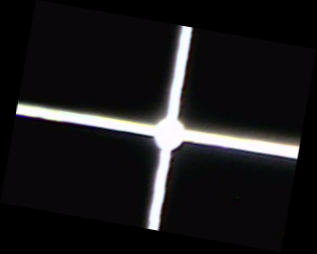
%> input picture homework3/1.bmp, 317 x 254 px
$ octave RANSAC_img.m   (GNU Octave 9; MATLAB toolbox functions it lacks are replaced by stand-ins)
%> lines starting %> are read from the running program, lines starting %| are printed output that depends on the picture; in (x1, y1, x2, y2) boxes, pixels count from 0 and x2, y2 are one past the last pixel; in counts of white or black regions, pixels touching at a corner belong together; the program's own positions count from 1
img=imread('1.bmp');
%> img is the input picture: size 254x317x3 uint8; mean R, G, B 26.5, 25.5, 26.6
%  拉普拉斯算子
filter=[0,1,0;1,-4,1;0,1,0];
% 算子大小
fsize=3;
flength = (fsize-1)/2;
% 图像灰度转换
bwImg = double (rgb2gray(img));
[imgH,imgW]=size(bwImg);
%> imgH = 254; imgW = 317
p=1;
imshow(bwImg);
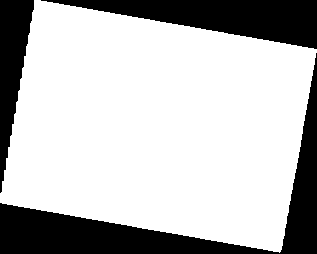
%> displayed picture: size 254x317, on the screen's scale of 0 to 255; 73.6% white; 3 black regions, box (x1, y1, x2, y2) and area: (0, 53, 317, 254) 10951, (41, 0, 317, 49) 6820, (0, 0, 34, 193) 3455
% 处理图像，结果保存在gNewImg
for i=1+flength:imgH-flength
    for j=1+flength:imgW-flength
            temp = bwImg(i-flength:i+flength,j-flength:j+flength);
            newImg(i,j)=sum(sum(temp.*filter));
%             记录边缘点坐标
            if newImg(i,j) ~= 0
                x(p)=i;
                y(p)=j;
                p=p+1;
            end
    end
end
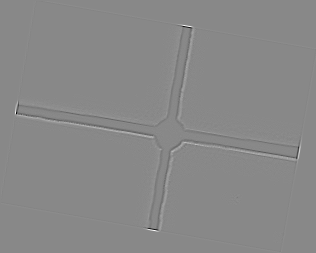
%> newImg: size 253x316 double; min -284, max 246, mean 0; drawn with min black and max white
%> after the loop, p = 21598
imshow(newImg);
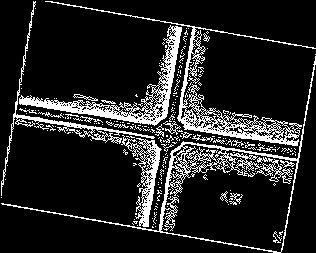
%> displayed picture: size 253x316, on the screen's scale of 0 to 255; 14.4% white in thin lines or dots
% 对于边缘点拟合曲线
data = [x' y']';
% 显示数据点
% figure;
% scatter(data(1,:),data(2,:));
hold on;
number = size(data,2);
%> number = 21597
k=0;
b=0;
% 最佳匹配的参数
sigma=1;
for i=1:100
% 随机选择两个点
    idx = randperm(number,2);
    sample = data(:,idx)
% 拟合直线方程 y=kx+b
    x = sample(1, :)
    y = sample(2, :);
% 直线斜率
    k=(y(1)-y(2))/(x(1)-x(2));
    b = y(1) - k*x(1);
    line = [k -1 b];
% 求每个数据到拟合直线的距离
    mask=abs(line*[data; ones(1,size(data,2))]);
% 计算数据距离直线小于一定阈值的数据的个数
    total=sum(mask<sigma);
% 找到符合拟合直线数据最多的拟合直线
    if total>25
        pretotal=total;
        bestline=line;
        % 最佳拟合的数据
        mask=abs(bestline*[data; ones(1,size(data,2))])<sigma;
        k=1;
        for i=1:length(mask)
            if mask(i)
                inliers(1,k) = data(1,i);
                k=k+1;
            end
        end

        % 绘制最佳匹配曲线
        k = -bestline(1)/bestline(2);
        b = -bestline(3)/bestline(2);
        x = min(inliers(1,:)):0.1:max(inliers(1,:));
        y = k*x + b;
        plot(x,y,'r');
    end
end
%> this loop made 100 passes
%> (total, pretotal, bestline) on passes 1, 2, 3, 4, 5, 6, 7, 8, 11, 12: (85, 85, [-2.81 -1 708.4]), (119, 119, [2.38 -1 -61.5]), (34, 34, [15.44 -1 -1760.7]), (130, 130, [0.111 -1 218.4]), (168, 168, [0.909 -1 72.73]), (167, 167, [1.57 -1 -85.17]), (150, 150, [0.923 -1 42.54]), (177, 177, [1.41 -1 31.62]), (144, 144, [1.18 -1 33.73]), (382, 382, [-0.104 -1 190.9])
%> (line, total) on passes 9, 10, 36, 40, 41, 60: ([4.26 -1 -724.9], 23), ([7.6 -1 -1303.2], 15), ([Inf -1 -Inf], 0), ([4.35 -1 -775.5], 20), ([-12 -1 2564], 5), ([38.67 -1 -5386.3], 10)
%> after the loop, bestline = [-0.407 -1 252.1]; inliers = 382 values, max 236 at index 303, min 35 at index 1, mean 179.8; pretotal = 222
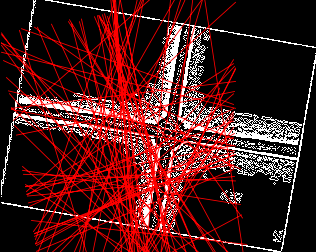
%> figure redrawn from the program's plot data
